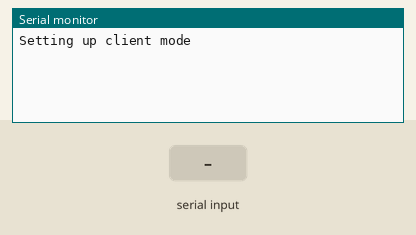
This sketch was run on a simulated Arduino Uno, built with avr-gcc and run on an emulated ATmega328P. On the bench: the last lines printed to the serial monitor. The inputs (shaded band) are chosen by the test bench. The modem accepts every AT command (registered, SIM ready, sends succeed) and sends nothing else.

Above: at 0.8 s.
0.9 s: "1" received over the second serial link
At 2.2 s:
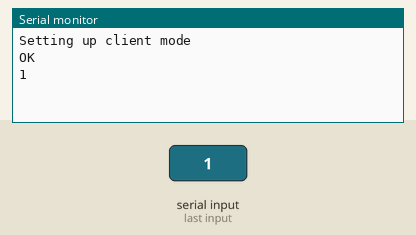
2.5 s: "0" received over the second serial link
At 5.5 s:
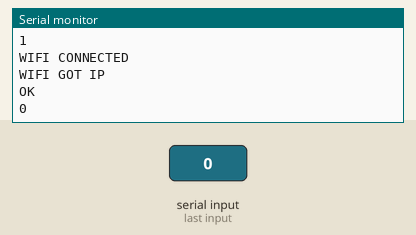

The sketch:

hr.ino.ino
```cpp
#include <SoftwareSerial.h>
SoftwareSerial ESPserial(2, 3); //Wifi RX | TX
//Variables globales se guardan en datos
int hrBuffer;
String dataToSend;
int sensorHR;
long milis;
char data[100];
String command;
String response;
//subimos el codigo se corre primero el setup
void setup() {
  Serial.begin(9600); // initialize serial communication at 115200 bits per second:
  dataToSend.reserve(100);
  sensorHR=0;
  command.reserve(300);
  response.reserve(200);
  ESPserial.begin(9600);
  Serial.println("Setting up client mode");
  sendCommand("AT+CWMODE=1\r\n", 1000);
  sendCommand2("AT+CWJAP=\"renunezswn\",\"1230984567\"\r\n", 4000,1);
  delay(20000);
  sendCommand2("AT+CIPSTART=\"UDP\",\"10.0.1.14\",1337\r\n", 2000, 1);
  delay(1000);

}


void loop() {
   hrBuffer = analogRead(sensorHR);
   milis=millis();
   dataToSend="HR:";
   dataToSend+=hrBuffer;
   dataToSend+=";ML:";
   dataToSend+=milis;
   //Serial.println(dataToSend);
   dataToSend+=";\r\n";
   command="AT+CIPSEND=";
   command+=dataToSend.length();
   command+="\r\n";
   sendCommand(command, 50);
   sendData(50);
}

void sendData(const int timeout)
{
  while ( ESPserial.available() ) {
    Serial.write( ESPserial.read());
    delay(1000);
  }
  response = "";
  int dataSize = dataToSend.length();
  dataToSend.toCharArray(data,dataSize);
  ESPserial.write(data,dataSize); //
  long int time = millis();
  while( (time+timeout) > millis())
  {
  while(ESPserial.available())
  {
  // The esp has data so display its output to the serial window
  char c = ESPserial.read(); // read the next character.
  response+=c;
  }
  }
  Serial.print(response);
  //return response;
}

void sendCommand(String command, const int timeout)
{
  while ( ESPserial.available() ) {
    Serial.write( ESPserial.read());
    delay(100);
  }
  response="";
  ESPserial.print(command); // send the read character to the wifi
  long int time = millis();
  while( (time+timeout) > millis())
  {
  while(ESPserial.available())
  {
  // The esp has data so display its output to the serial window
  char c = ESPserial.read(); // read the next character.
  response+=c;
  }
  }
  Serial.print(response);
  //return response;
}
void sendCommand2(String command, const int timeout, int times)
{
  response="";
  ESPserial.print(command); // send the read character to the wifi
  int i=0;
  while(i<times){
    long int time = millis();
    while( (time+timeout) > millis())
    {
    while(ESPserial.available())
    {
    // The esp has data so display its output to the serial window
    char c = ESPserial.read(); // read the next character.
    response+=c;
    }
    }
    Serial.print(response);
    i+=1;
  }

  //return response;
}
```

Measured:
- after the input at 0.9 s, the serial monitor: prints a new line after 0.12 s (image 1)
- after the input at 2.5 s, the serial monitor: prints a new line after 2.6 s (image 2)
